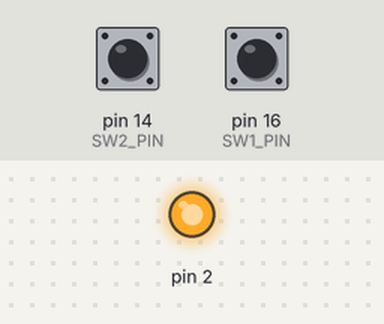
The sketch below on a simulated Arduino Uno, built with avr-gcc and run on an emulated ATmega328P. Parts: output pins drawn as LEDs (lit = HIGH). Inputs (shaded band) come from the test bench; at power-on: pin 14 (SW2_PIN) HIGH, pin 16 (SW1_PIN) HIGH. What the sketch prints to the serial monitor is not drawn.

Above: at 0.1 s.
Timing chart, 0 to 1.6 s (numbered marks = the images above):
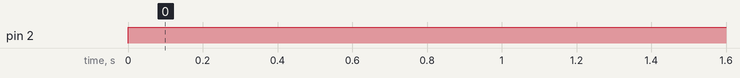

The sketch:

Button.ino
```cpp
#define SW1_PIN 16
#define SW2_PIN 14

bool state = 1;

void setup() {
  pinMode(SW1_PIN, INPUT_PULLUP);
  pinMode(SW2_PIN, INPUT_PULLUP);
  pinMode(2, OUTPUT);
  Serial.begin(9600);
  Serial.println("Start");
}

void loop() {
  // state = !state;
  Serial.println(digitalRead(SW2_PIN));
  Serial.println(digitalRead(SW1_PIN));
  digitalWrite(2, state);
  delay(100);
}
```

Measured:
- by itself, pin 2: LOW → HIGH at 0.00 s
